Frame 1 (no input): blank canvas, image omitted
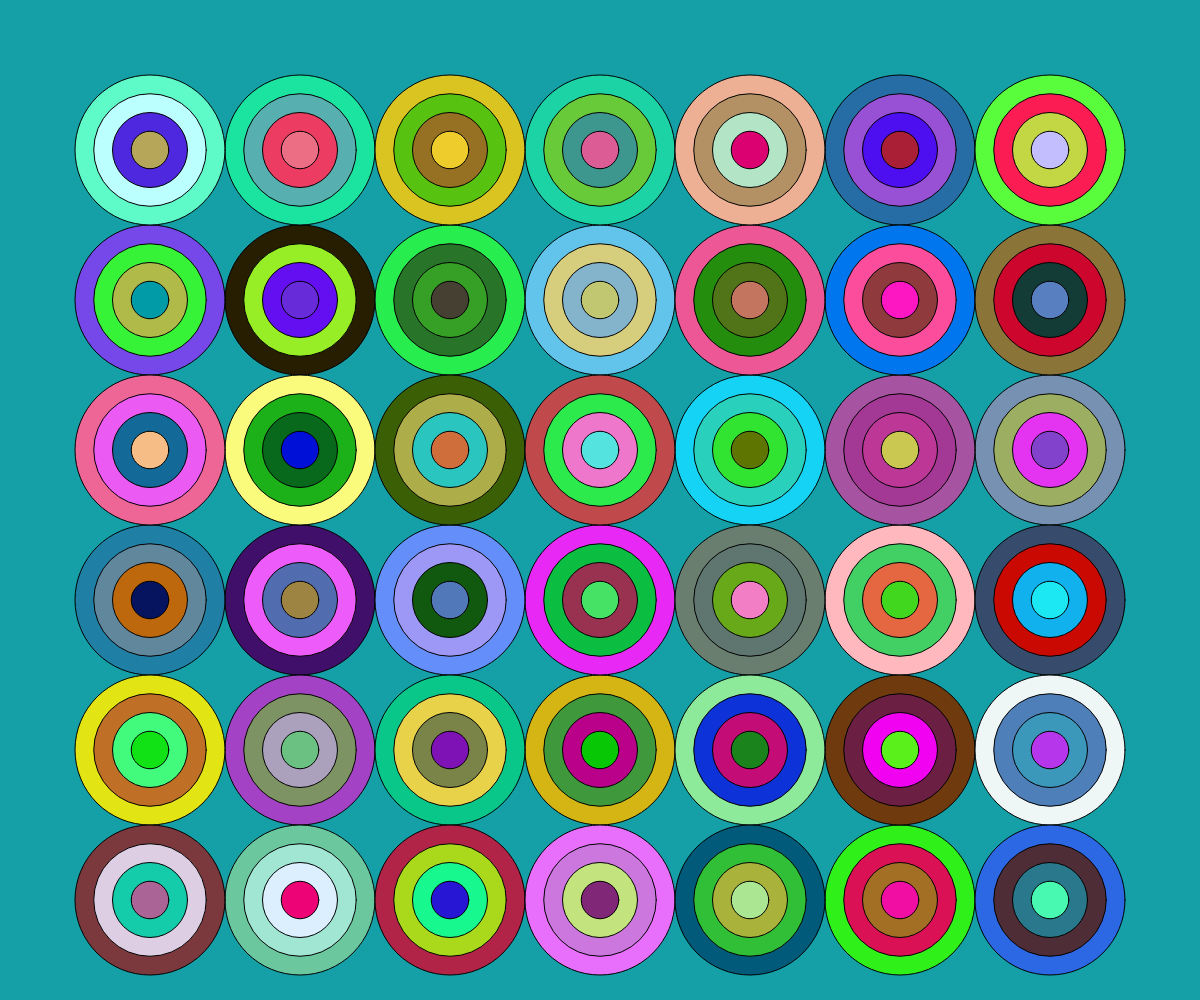
Frame 60 (no input)
Frame 120 (the mouse pressed at the canvas centre since frame 60): blank canvas, image omitted

The p5.js sketch that drew this single still picture (run headless with seeded random() and noise() and a simulated clock; from frame 60 on, the mouse is pressed at the canvas centre):

// p5.js sketch
// ── sketch.js
// https://editor.p5js.org/jht9629-nyu/sketches/Iru8nBTSf
// shapes random pause v21
let n, i, arr;
function setup() {
  createCanvas(windowWidth, windowHeight);
  init_page();
  // frameRate(2);
  npause = getTargetFrameRate() * 5;
  ipause = 0;
}
function draw() {
  if (ipause >= 0) {
    ipause = ipause - 1;
    if (ipause <= 0) {
      init_page();
    }
    return;
  }
  if (i >= arr.length) {
    ipause = npause;
    return;
  }
  let [x, y] = arr[i];
  draw_bullseye(w + x, h + y, w, h);
  i = i + 1;
}
function init_vars() {
  let p = 8;
  w = Math.floor(width / p);
  // w = Math.round(width / p);
  h = w;
  // h = Math.round(height / p);
  let mr = 1;
  mwidth = width - w * mr;
  mheight = height - h * mr;
  i = 0;
  arr = [];
  for (let y = 0; y < mheight; y += h) {
    for (let x = 0; x < mwidth; x += w) {
      arr.push([x, y]);
    }
  }
  shuffle(arr, true);
}
function draw_bullseye(x, y, w, h) {
  fill(random(255), random(255), random(255));
  ellipse(x, y, w, h);
  fill(random(255), random(255), random(255));
  ellipse(x, y, w * 0.75, h * 0.75);
  fill(random(255), random(255), random(255));
  ellipse(x, y, w * 0.5, h * 0.5);
  fill(random(255), random(255), random(255));
  ellipse(x, y, w * 0.25, h * 0.25);
}
function init_page() {
  init_vars();
  background(random(255), random(255), random(255));
}
function mousePressed() {
  init_page();
}
function windowResized() {
  resizeCanvas(windowWidth, windowHeight);
  init_page();
}

// https://editor.p5js.org/jht9629-nyu/sketches/KpCniSa1w
// shapes random frameRate v15

// https://editor.p5js.org/jht9629-nyu/sketches/GzlO70dCj
// shapes random array v17

// https://editor.p5js.org/jht9629-nyu/sketches/pW2RT5UHy
// shapes random array circle v20
